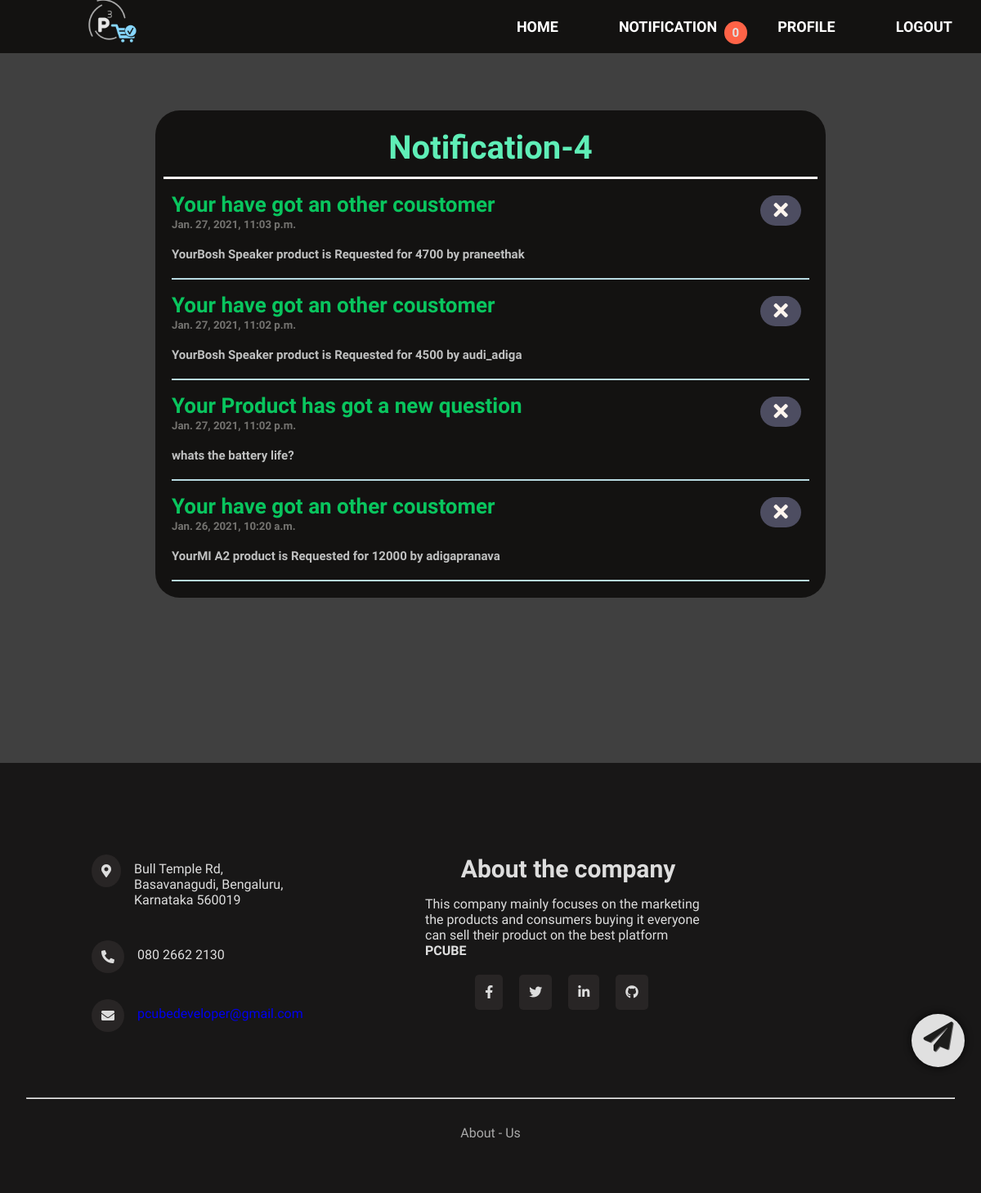
The page /notification/ (signed in) on the database its author committed.
### pcube/models.py (models this page shows)
class Notification(models.Model):
    post = models.ForeignKey(Post, on_delete=models.CASCADE, blank=True, null=True)
    user = models.ForeignKey(User, on_delete=models.CASCADE)
    ques = models.ForeignKey(Question, on_delete=models.CASCADE, blank=True, null=True, default=None)
    title = models.CharField(max_length= 30)
    h1 = models.CharField(max_length= 30)
    discription = discription = models.TextField()
    date_posted = models.DateTimeField(default=timezone.now)
    read =  models.BooleanField(default=False)
    showed = models.BooleanField(default=False)

### pcube/views.py (the view)
# urls.py: path('notification/', views.notification, name='notification'),
def notification(request):
    try:
        msgs = Notification.objects.order_by('-date_posted').filter(user = request.user, read = False)
        noti_count = msgs.count()
        unread_msgs = msgs.filter(showed = False)
        for unread_msg in unread_msgs:
            unread_msg.showed = True
            unread_msg.save()
    except:
        msgs = []
        noti_count = 0
    context = {
        'msgs':msgs,
        'msgs_count': noti_count
    }
    return render(request, 'pcube/notification.html',context)

### pcube/templates/pcube/notification.html (shortened to what this page needs)
{% extends 'pcube/base.html' %}
{% load static %}
{% block headers %}
    <link rel="stylesheet" type="text/css" href="{% static 'pcube/notification.css' %}">
{% endblock headers %}
{% block content %}
    <div class="notifications">
        <h2>Notification-{{msgs_count}}</h2>
        {% for msg in msgs %}
        <div class="notification">
            <h1><a href="{% url 'post-detail' msg.post.id %}#question-no-{{msg.ques.id}}">{{msg.title}}</a>
                <h5>{{msg.date_posted}}</h5>
                <form action="{% url 'noti-clear' %}" method="POST">
                    <button id="like" class="btn ulk" type="submit" name="noti_id" value="{{ msg.id }}">
                </form>
                <i class="fas fa-times" style="font-size:25px"></i>
            </h1>
            <h3>{{msg.discription}}</h3>
        </div>
        {% endfor %}
    </div>
    <div class="addpost-div">
        <div class="addpost-div2">
            <div id="addpost">
                <a href="{% url 'add-post' %}"><i class="fa fa-paper-plane" style="font-size:36px"></i></a>
            </div>
        </div>
    </div>
{% endblock content %}

### static/pcube/main.css (style rules this page uses)
* { text-decoration: none; list-style: none; margin: 0; padding: 0; font-family: 'Didact Gothic', sans-serif; }
body { margin: 0; padding: 0; background-image: url("https://securecdn.pymnts.com/wp-content/uploads/2020/01/mukeshambani-relianceindustries-retail-amazon-flipkart-india-eCommerce.jpg"); background-color: #0f0f0fcb; background-blend-mode: multiply; background-repeat: no-repeat; background-size: cover; background-attachment: fixed; }

### static/pcube/notification.css (style rules this page uses)
.notifications { margin-top: 50px; padding: 10px; background-color: #131211; border-radius: 30px; color: aliceblue; width: 90%; max-width: 800px; position: relative; left: 50%; transform: translateX(-50%); position: relative; }
.notifications h2 { color: rgb(95, 238, 183); font-size: 40px; text-align: center; padding: 12px 17px; border-bottom: #fdf8f9 solid; }
.notifications .notification { margin: 10px; padding-bottom: 20px; border-bottom: 2px solid #b8dae2; position: relative }
.notifications .notification h3 { color: #bfc0c0; padding-top: 20px; font-size: 15px; }
.notifications .notification h1 a { color: #09c55e; font-size: 26px; }
.notifications .notification h5 { color: #747370; }
.btn { border: none; outline: none; padding: 5px 10px; background-color: rgb(77, 77, 97); border-radius: 30px; font-size: 20px; color: seashell; min-width: 50px; text-align: center; position: absolute; top: 10px; right: 10px; }

### pcube/templates/pcube/notification.html (style rules this page uses)
#addpost { background-color: #e0e0e0; color: rgb(19, 18, 17); text-shadow: 1px 1px #666565; padding: 10px; border-radius: 50%; width: 45px; height: 45px; position: relative; text-align: center; box-shadow: 0px 0px 10px #050505; cursor: pointer; }
.addpost-div { position: fixed; top: 85%; right: 20px; z-index: 100; }
.addpost-div2 { position: relative; }
#addpost a { color: #1d1d1c; }

### rows shown on the page
Notification: title "Your have got an other coustomer", date_posted "Jan. 27, 2021, 11:03 p.m.", {{ msg.id }} 152 (drawn), discription "YourBosh Speaker product is Requested for 4700 by praneethak"
Notification: title "Your have got an other coustomer", date_posted "Jan. 27, 2021, 11:02 p.m.", {{ msg.id }} 150 (drawn), discription "YourBosh Speaker product is Requested for 4500 by audi_adiga"
Notification: title "Your Product has got a new question", date_posted "Jan. 27, 2021, 11:02 p.m.", {{ msg.id }} 149 (drawn), discription "whats the battery life?"
Notification: title "Your have got an other coustomer", date_posted "Jan. 26, 2021, 10:20 a.m.", {{ msg.id }} 135 (drawn), discription "YourMI A2 product is Requested for 12000 by adigapranava"

### other values the page prints
{{ msgs_count }} "4"
